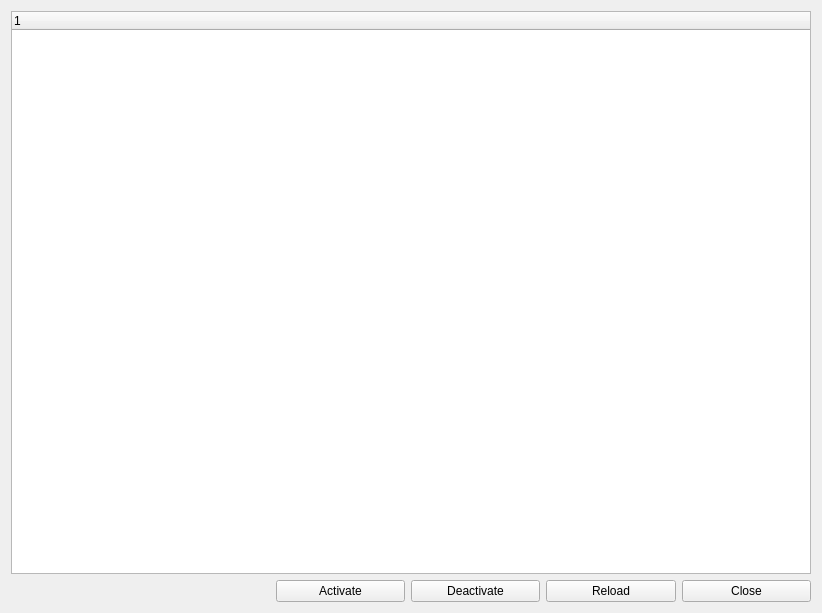
<?xml version="1.0" encoding="UTF-8"?>
<ui version="4.0">
 <class>ModuleManager</class>
 <widget class="QWidget" name="ModuleManager">
  <property name="geometry">
   <rect>
    <x>0</x>
    <y>0</y>
    <width>822</width>
    <height>613</height>
   </rect>
  </property>
  <property name="windowTitle">
   <string>Form</string>
  </property>
  <layout class="QGridLayout" name="gridLayout">
   <item row="0" column="0" colspan="6">
    <widget class="QTreeWidget" name="treeWidget">
     <column>
      <property name="text">
       <string notr="true">1</string>
      </property>
     </column>
    </widget>
   </item>
   <item row="1" column="5">
    <widget class="QPushButton" name="pushButtonClose">
     <property name="text">
      <string>Close</string>
     </property>
    </widget>
   </item>
   <item row="1" column="4">
    <widget class="QPushButton" name="pushButtonReload">
     <property name="text">
      <string>Reload</string>
     </property>
    </widget>
   </item>
   <item row="1" column="3">
    <widget class="QPushButton" name="pushButtonDeactivate">
     <property name="text">
      <string>Deactivate</string>
     </property>
    </widget>
   </item>
   <item row="1" column="2">
    <widget class="QPushButton" name="pushButtonActivate">
     <property name="text">
      <string>Activate</string>
     </property>
    </widget>
   </item>
   <item row="1" column="0" colspan="2">
    <widget class="QLabel" name="labelPluginSize">
     <property name="text">
      <string/>
     </property>
    </widget>
   </item>
  </layout>
 </widget>
 <resources/>
 <connections/>
</ui>
